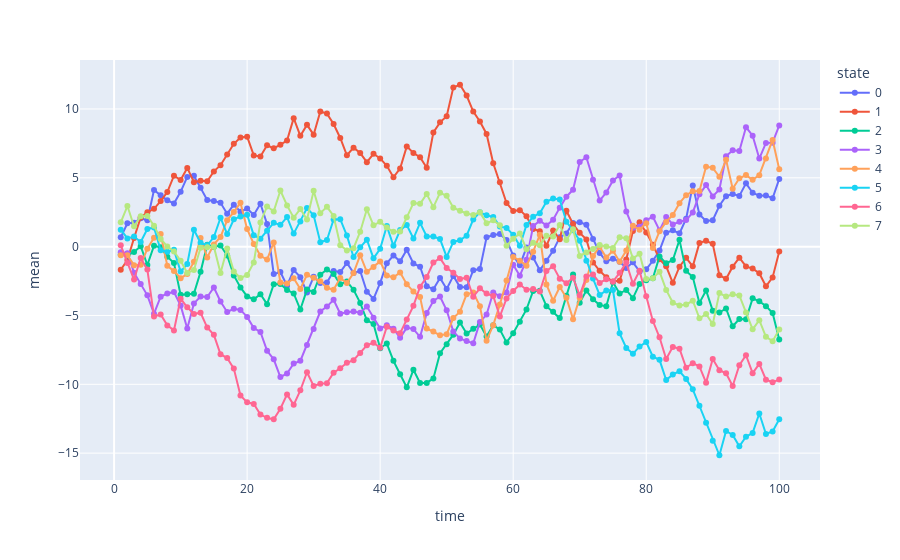

Write notebook code for a chart like this one.
### Code cell
px.line(results.df(), x="time", y="mean", color='state',markers=True)
